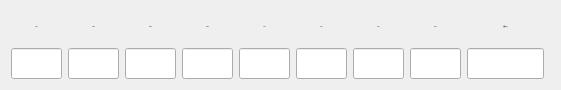
     <widget class="QWidget" name="layoutWidget">
      <property name="geometry">
       <rect>
        <x>30</x>
        <y>210</y>
        <width>561</width>
        <height>72</height>
       </rect>
      </property>
      <layout class="QHBoxLayout" name="horizontalLayout">
       <item>
        <layout class="QVBoxLayout" name="verticalLayout">
         <item>
          <widget class="QLabel" name="label_7">
           <property name="minimumSize">
            <size>
             <width>51</width>
             <height>31</height>
            </size>
           </property>
           <property name="maximumSize">
            <size>
             <width>51</width>
             <height>31</height>
            </size>
           </property>
           <property name="font">
            <font>
             <family>黑体</family>
             <pointsize>-1</pointsize>
            </font>
           </property>
           <property name="text">
            <string>63Hz</string>
           </property>
           <property name="alignment">
            <set>Qt::AlignCenter</set>
           </property>
          </widget>
         </item>
         <item>
          <widget class="QLineEdit" name="lineEdit_send_out_63">
           <property name="minimumSize">
            <size>
             <width>51</width>
             <height>31</height>
            </size>
           </property>
           <property name="maximumSize">
            <size>
             <width>51</width>
             <height>31</height>
            </size>
           </property>
           <property name="font">
            <font>
             <family>黑体</family>
             <pointsize>-1</pointsize>
            </font>
           </property>
           <property name="alignment">
            <set>Qt::AlignCenter</set>
           </property>
          </widget>
         </item>
        </layout>
       </item>
       <item>
        <layout class="QVBoxLayout" name="verticalLayout_2">
         <item>
          <widget class="QLabel" name="label_8">
           <property name="minimumSize">
            <size>
             <width>51</width>
             <height>31</height>
            </size>
           </property>
           <property name="maximumSize">
            <size>
             <width>51</width>
             <height>31</height>
            </size>
           </property>
           <property name="font">
            <font>
             <family>黑体</family>
             <pointsize>-1</pointsize>
            </font>
           </property>
           <property name="text">
            <string>125Hz</string>
           </property>
           <property name="alignment">
            <set>Qt::AlignCenter</set>
           </property>
          </widget>
         </item>
         <item>
          <widget class="QLineEdit" name="lineEdit_send_out_125">
           <property name="minimumSize">
            <size>
             <width>51</width>
             <height>31</height>
            </size>
           </property>
           <property name="maximumSize">
            <size>
             <width>51</width>
             <height>31</height>
            </size>
           </property>
           <property name="font">
            <font>
             <family>黑体</family>
             <pointsize>-1</pointsize>
            </font>
           </property>
           <property name="alignment">
            <set>Qt::AlignCenter</set>
           </property>
          </widget>
         </item>
        </layout>
       </item>
       <item>
        <layout class="QVBoxLayout" name="verticalLayout_3">
         <item>
          <widget class="QLabel" name="label_9">
           <property name="minimumSize">
            <size>
             <width>51</width>
             <height>31</height>
            </size>
           </property>
           <property name="maximumSize">
            <size>
             <width>51</width>
             <height>31</height>
            </size>
           </property>
           <property name="font">
            <font>
             <family>黑体</family>
             <pointsize>-1</pointsize>
            </font>
           </property>
           <property name="text">
            <string>250Hz</string>
           </property>
           <property name="alignment">
            <set>Qt::AlignCenter</set>
           </property>
          </widget>
         </item>
         <item>
          <widget class="QLineEdit" name="lineEdit_send_out_250">
           <property name="minimumSize">
            <size>
             <width>51</width>
             <height>31</height>
            </size>
           </property>
           <property name="maximumSize">
            <size>
             <width>51</width>
             <height>31</height>
            </size>
           </property>
           <property name="font">
            <font>
             <family>黑体</family>
             <pointsize>-1</pointsize>
            </font>
           </property>
           <property name="alignment">
            <set>Qt::AlignCenter</set>
           </property>
          </widget>
         </item>
        </layout>
       </item>
       <item>
        <layout class="QVBoxLayout" name="verticalLayout_4">
         <item>
          <widget class="QLabel" name="label_10">
           <property name="minimumSize">
            <size>
             <width>51</width>
             <height>31</height>
            </size>
           </property>
           <property name="maximumSize">
            <size>
             <width>51</width>
             <height>31</height>
            </size>
           </property>
           <property name="font">
            <font>
             <family>黑体</family>
             <pointsize>-1</pointsize>
            </font>
           </property>
           <property name="text">
            <string>500Hz</string>
           </property>
           <property name="alignment">
            <set>Qt::AlignCenter</set>
           </property>
          </widget>
         </item>
         <item>
          <widget class="QLineEdit" name="lineEdit_send_out_500">
           <property name="minimumSize">
            <size>
             <width>51</width>
             <height>31</height>
            </size>
           </property>
           <property name="maximumSize">
            <size>
             <width>51</width>
             <height>31</height>
            </size>
           </property>
           <property name="font">
            <font>
             <family>黑体</family>
             <pointsize>-1</pointsize>
            </font>
           </property>
           <property name="alignment">
            <set>Qt::AlignCenter</set>
           </property>
          </widget>
         </item>
        </layout>
       </item>
       <item>
        <layout class="QVBoxLayout" name="verticalLayout_5">
         <item>
          <widget class="QLabel" name="label_11">
           <property name="minimumSize">
            <size>
             <width>51</width>
             <height>31</height>
            </size>
           </property>
           <property name="maximumSize">
            <size>
             <width>51</width>
             <height>31</height>
            </size>
           </property>
           <property name="font">
            <font>
             <family>黑体</family>
             <pointsize>-1</pointsize>
            </font>
           </property>
           <property name="text">
            <string>1kHz</string>
           </property>
           <property name="alignment">
            <set>Qt::AlignCenter</set>
           </property>
          </widget>
         </item>
         <item>
          <widget class="QLineEdit" name="lineEdit_send_out_1k">
           <property name="minimumSize">
            <size>
             <width>51</width>
             <height>31</height>
            </size>
           </property>
           <property name="maximumSize">
            <size>
             <width>51</width>
             <height>31</height>
            </size>
           </property>
           <property name="font">
            <font>
             <family>黑体</family>
             <pointsize>-1</pointsize>
            </font>
           </property>
           <property name="alignment">
            <set>Qt::AlignCenter</set>
           </property>
          </widget>
         </item>
        </layout>
       </item>
       <item>
        <layout class="QVBoxLayout" name="verticalLayout_6">
         <property name="spacing">
          <number>6</number>
         </property>
         <item>
          <widget class="QLabel" name="label_12">
           <property name="minimumSize">
            <size>
             <width>51</width>
             <height>31</height>
            </size>
           </property>
           <property name="maximumSize">
            <size>
             <width>51</width>
             <height>31</height>
            </size>
           </property>
           <property name="font">
            <font>
             <family>黑体</family>
             <pointsize>-1</pointsize>
            </font>
           </property>
           <property name="text">
            <string>2kHz</string>
           </property>
           <property name="alignment">
            <set>Qt::AlignCenter</set>
           </property>
          </widget>
         </item>
         <item>
          <widget class="QLineEdit" name="lineEdit_send_out_2k">
           <property name="minimumSize">
            <size>
             <width>51</width>
             <height>31</height>
            </size>
           </property>
           <property name="maximumSize">
            <size>
             <width>51</width>
             <height>31</height>
            </size>
           </property>
           <property name="font">
            <font>
             <family>黑体</family>
             <pointsize>-1</pointsize>
            </font>
           </property>
           <property name="alignment">
            <set>Qt::AlignCenter</set>
           </property>
          </widget>
         </item>
        </layout>
       </item>
       <item>
        <layout class="QVBoxLayout" name="verticalLayout_7">
         <item>
          <widget class="QLabel" name="label_">
           <property name="minimumSize">
            <size>
             <width>51</width>
             <height>31</height>
            </size>
           </property>
           <property name="maximumSize">
            <size>
             <width>51</width>
             <height>31</height>
            </size>
           </property>
           <property name="font">
            <font>
             <family>黑体</family>
             <pointsize>-1</pointsize>
            </font>
           </property>
           <property name="text">
            <string>4kHz</string>
           </property>
           <property name="alignment">
            <set>Qt::AlignCenter</set>
           </property>
          </widget>
         </item>
         <item>
          <widget class="QLineEdit" name="lineEdit_send_out_4k">
           <property name="minimumSize">
            <size>
             <width>51</width>
             <height>31</height>
            </size>
           </property>
           <property name="maximumSize">
            <size>
             <width>51</width>
             <height>31</height>
            </size>
           </property>
           <property name="font">
            <font>
             <family>黑体</family>
             <pointsize>-1</pointsize>
            </font>
           </property>
           <property name="alignment">
            <set>Qt::AlignCenter</set>
           </property>
          </widget>
         </item>
        </layout>
       </item>
       <item>
        <layout class="QVBoxLayout" name="verticalLayout_8">
         <item>
          <widget class="QLabel" name="label_14">
           <property name="minimumSize">
            <size>
             <width>51</width>
             <height>31</height>
            </size>
           </property>
           <property name="maximumSize">
            <size>
             <width>51</width>
             <height>31</height>
            </size>
           </property>
           <property name="font">
            <font>
             <family>黑体</family>
             <pointsize>-1</pointsize>
            </font>
           </property>
           <property name="text">
            <string>8kHz</string>
           </property>
           <property name="alignment">
            <set>Qt::AlignCenter</set>
           </property>
          </widget>
         </item>
         <item>
          <widget class="QLineEdit" name="lineEdit_send_out_8k">
           <property name="minimumSize">
            <size>
             <width>51</width>
             <height>31</height>
            </size>
           </property>
           <property name="maximumSize">
            <size>
             <width>51</width>
             <height>31</height>
            </size>
           </property>
           <property name="font">
            <font>
             <family>黑体</family>
             <pointsize>-1</pointsize>
            </font>
           </property>
           <property name="alignment">
            <set>Qt::AlignCenter</set>
           </property>
          </widget>
         </item>
        </layout>
       </item>
       <item>
        <layout class="QVBoxLayout" name="verticalLayout_9">
         <item>
          <widget class="QLabel" name="label_23">
           <property name="minimumSize">
            <size>
             <width>77</width>
             <height>31</height>
            </size>
           </property>
           <property name="maximumSize">
            <size>
             <width>51</width>
             <height>31</height>
            </size>
           </property>
           <property name="font">
            <font>
             <family>黑体</family>
             <pointsize>-1</pointsize>
            </font>
           </property>
           <property name="text">
            <string>总值dB(A)</string>
           </property>
           <property name="alignment">
            <set>Qt::AlignCenter</set>
           </property>
          </widget>
         </item>
         <item>
          <widget class="QLineEdit" name="lineEdit_send_out_total">
           <property name="minimumSize">
            <size>
             <width>77</width>
             <height>31</height>
            </size>
           </property>
           <property name="maximumSize">
            <size>
             <width>51</width>
             <height>31</height>
            </size>
           </property>
           <property name="font">
            <font>
             <family>黑体</family>
             <pointsize>-1</pointsize>
            </font>
           </property>
           <property name="alignment">
            <set>Qt::AlignCenter</set>
           </property>
           <property name="readOnly">
            <bool>true</bool>
           </property>
          </widget>
         </item>
        </layout>
       </item>
      </layout>
     </widget>
